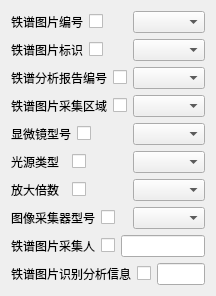
            <widget class="QWidget" name="scrollAreaWidgetContents_7">
             <property name="geometry">
              <rect>
               <x>0</x>
               <y>0</y>
               <width>210</width>
               <height>292</height>
              </rect>
             </property>
             <layout class="QVBoxLayout" name="verticalLayout_5">
              <item>
               <layout class="QHBoxLayout" name="horizontalLayout_71">
                <item>
                 <widget class="QLabel" name="label_70">
                  <property name="text">
                   <string>铁谱图片编号</string>
                  </property>
                 </widget>
                </item>
                <item>
                 <widget class="QCheckBox" name="fegp_ferrographypicidChkBox">
                  <property name="text">
                   <string/>
                  </property>
                 </widget>
                </item>
                <item>
                 <widget class="QComboBox" name="fegp_ferrographypicidCbBox"/>
                </item>
               </layout>
              </item>
              <item>
               <layout class="QHBoxLayout" name="horizontalLayout_102">
                <item>
                 <widget class="QLabel" name="label_81">
                  <property name="text">
                   <string>铁谱图片标识</string>
                  </property>
                 </widget>
                </item>
                <item>
                 <widget class="QCheckBox" name="fegp_imagesymbolChkBox">
                  <property name="text">
                   <string/>
                  </property>
                 </widget>
                </item>
                <item>
                 <widget class="QComboBox" name="fegp_imagesymbolCbBox"/>
                </item>
               </layout>
              </item>
              <item>
               <layout class="QHBoxLayout" name="horizontalLayout_73">
                <item>
                 <widget class="QLabel" name="label_72">
                  <property name="text">
                   <string>铁谱分析报告编号</string>
                  </property>
                 </widget>
                </item>
                <item>
                 <widget class="QCheckBox" name="fegp_ferrographyreportidChkBox">
                  <property name="text">
                   <string/>
                  </property>
                 </widget>
                </item>
                <item>
                 <widget class="QComboBox" name="fegp_ferrographyreportidCbBox"/>
                </item>
               </layout>
              </item>
              <item>
               <layout class="QHBoxLayout" name="horizontalLayout_78">
                <item>
                 <widget class="QLabel" name="label_77">
                  <property name="text">
                   <string>铁谱图片采集区域</string>
                  </property>
                 </widget>
                </item>
                <item>
                 <widget class="QCheckBox" name="fegp_imageacquisitionareaChkBox">
                  <property name="text">
                   <string/>
                  </property>
                 </widget>
                </item>
                <item>
                 <widget class="QComboBox" name="fegp_imageacquisitionareaCbBox"/>
                </item>
               </layout>
              </item>
              <item>
               <layout class="QHBoxLayout" name="horizontalLayout_74">
                <item>
                 <widget class="QLabel" name="label_73">
                  <property name="text">
                   <string>显微镜型号</string>
                  </property>
                 </widget>
                </item>
                <item>
                 <widget class="QCheckBox" name="fegp_microscopictypeChkBox">
                  <property name="text">
                   <string/>
                  </property>
                 </widget>
                </item>
                <item>
                 <widget class="QComboBox" name="fegp_microscopictypeCbBox"/>
                </item>
               </layout>
              </item>
              <item>
               <layout class="QHBoxLayout" name="horizontalLayout_76">
                <item>
                 <widget class="QLabel" name="label_75">
                  <property name="text">
                   <string>光源类型</string>
                  </property>
                 </widget>
                </item>
                <item>
                 <widget class="QCheckBox" name="fegp_lightsourcetypeChkBox">
                  <property name="text">
                   <string/>
                  </property>
                 </widget>
                </item>
                <item>
                 <widget class="QComboBox" name="fegp_lightsourcetypeCbBox"/>
                </item>
               </layout>
              </item>
              <item>
               <layout class="QHBoxLayout" name="horizontalLayout_77">
                <item>
                 <widget class="QLabel" name="label_76">
                  <property name="text">
                   <string>放大倍数</string>
                  </property>
                 </widget>
                </item>
                <item>
                 <widget class="QCheckBox" name="fegp_magnificationChkBox">
                  <property name="text">
                   <string/>
                  </property>
                 </widget>
                </item>
                <item>
                 <widget class="QComboBox" name="fegp_magnificationCbBox"/>
                </item>
               </layout>
              </item>
              <item>
               <layout class="QHBoxLayout" name="horizontalLayout_75">
                <item>
                 <widget class="QLabel" name="label_74">
                  <property name="text">
                   <string>图像采集器型号</string>
                  </property>
                 </widget>
                </item>
                <item>
                 <widget class="QCheckBox" name="fegp_imageacquisitiontypeChkBox">
                  <property name="text">
                   <string/>
                  </property>
                 </widget>
                </item>
                <item>
                 <widget class="QComboBox" name="fegp_imageacquisitiontypeCbBox"/>
                </item>
               </layout>
              </item>
              <item>
               <layout class="QHBoxLayout" name="horizontalLayout_103">
                <item>
                 <widget class="QLabel" name="label_78">
                  <property name="text">
                   <string>铁谱图片采集人</string>
                  </property>
                 </widget>
                </item>
                <item>
                 <widget class="QCheckBox" name="fegp_imageacquisitionstuffChkBox">
                  <property name="text">
                   <string/>
                  </property>
                 </widget>
                </item>
                <item>
                 <widget class="QLineEdit" name="fegp_imageacquisitionstuffLineEdit"/>
                </item>
               </layout>
              </item>
              <item>
               <layout class="QHBoxLayout" name="horizontalLayout_81">
                <item>
                 <widget class="QLabel" name="label_80">
                  <property name="text">
                   <string>铁谱图片识别分析信息</string>
                  </property>
                 </widget>
                </item>
                <item>
                 <widget class="QCheckBox" name="fegp_imagerecognitioninfoanalysisChkBox">
                  <property name="text">
                   <string/>
                  </property>
                 </widget>
                </item>
                <item>
                 <widget class="QLineEdit" name="fegp_imagerecognitioninfoanalysisLineEdit"/>
                </item>
               </layout>
              </item>
             </layout>
            </widget>
